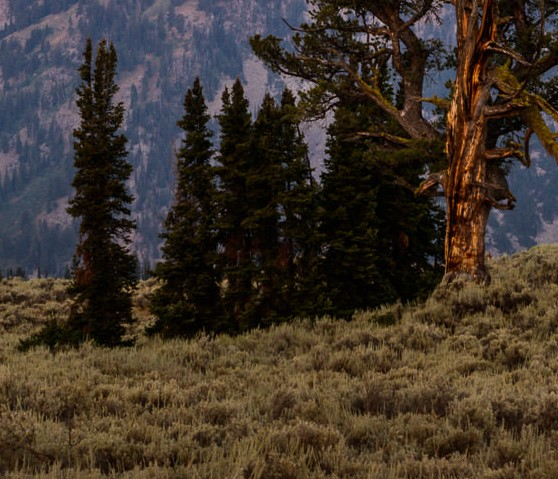
#> input picture 9waterart/nature.jpg, 558 x 479 px
$ python picart.py
#> lines starting #> are read from the running program, lines starting #| are printed output that depends on the picture
#Fixing the imports
import cv2
import numpy as np

#-----------------Phase 1
#Readin the image
image = cv2.imread('nature.jpg')
#> image is the input picture: shape (479, 558, 3); mean B, G, R 43.9, 53.8, 64.3

#resizing the image
#Interpolation is cubic for best results
image_resized = cv2.resize(image, None, fx=0.5, fy=0.5)
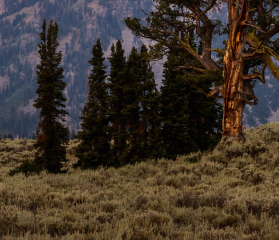
#> image_resized: shape (240, 279, 3); mean B, G, R 44.1, 54, 64.5


#-----------------Phase 2
#removing impurities from image
image_cleared = cv2.medianBlur(image_resized, 3)
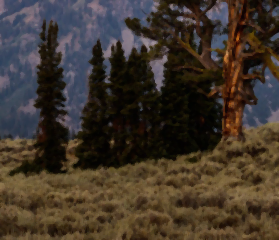
#> image_cleared: shape (240, 279, 3); mean B, G, R 43.4, 53.4, 63.9
image_cleared = cv2.medianBlur(image_cleared, 3)
image_cleared = cv2.medianBlur(image_cleared, 3)

image_cleared = cv2.edgePreservingFilter(image_cleared, sigma_s=5)
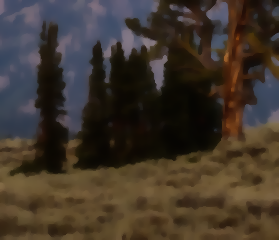
#> image_cleared: shape (240, 279, 3); mean B, G, R 43.2, 53.4, 63.9


#-----------------Phase 3
#Bilateral Image filtering
image_filtered = cv2.bilateralFilter(image_cleared, 3, 10, 5)

for i in range(2):
	image_filtered = cv2.bilateralFilter(image_filtered, 3, 20, 10)

for i in range(3):
	image_filtered = cv2.bilateralFilter(image_filtered, 5, 30, 10)

# [11 lines of commented-out code are left out]
gaussian_mask= cv2.GaussianBlur(image_filtered, (7,7), 2)
image_sharp = cv2.addWeighted(image_filtered, 1.5, gaussian_mask, -0.5, 0)
image_sharp = cv2.addWeighted(image_sharp, 1.4, gaussian_mask, -0.2, 10)
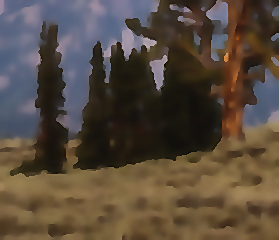
#> image_sharp: shape (240, 279, 3); mean B, G, R 61.8, 74, 86.6


#displayng images
cv2.imshow('Final Image', image_sharp)
cv2.imshow('Clear impurities', image_cleared)
cv2.imshow('original', image_resized)
#cv2.imwrite('art_test1.jpg', image_sharp)
cv2.waitKey(0)
